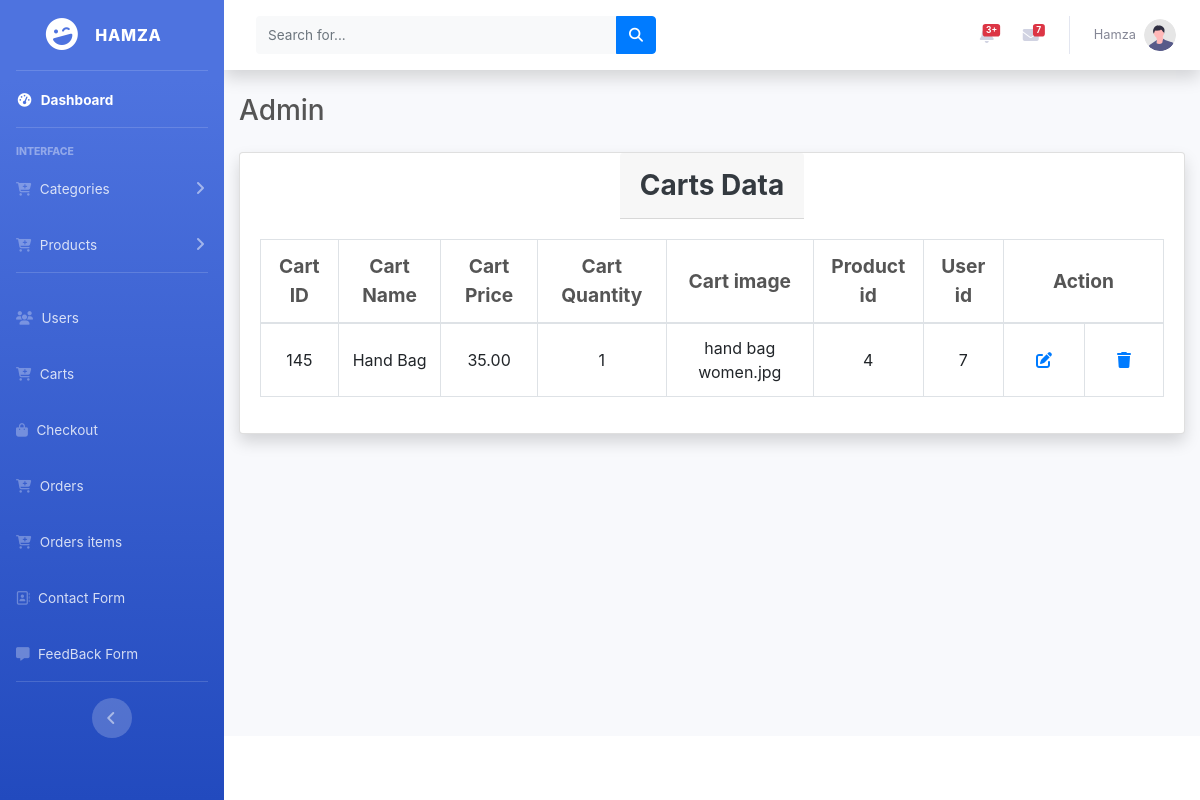
/Admin Dashboard Panel SB/dashboard_index.php?Carts (signed in), run on the app's committed database.
### tables this page shows
CREATE TABLE `cart` (
  `cart_id` int(11) NOT NULL,
  `cart_name` varchar(255) NOT NULL,
  `cart_price` decimal(10,2) NOT NULL,
  `cart_quantity` varchar(255) NOT NULL DEFAULT '1',
  `cart_image` varchar(255) NOT NULL,
  `product_id` int(11) NOT NULL,
  `user_id` int(11) DEFAULT NULL
);

### Admin Dashboard Panel SB/Carts.php (the view, shortened to what this page needs)
<!DOCTYPE html>
<html lang="en">
<head>
    <link href="vendor/fontawesome-free/css/all.min.css" rel="stylesheet" type="text/css">
    <link rel="stylesheet" href="https://cdnjs.cloudflare.com/ajax/libs/font-awesome/6.4.0/css/all.min.css">
    <link href="css/sb-admin-2.min.css" rel="stylesheet">
    <link rel="stylesheet" href="https://cdn.jsdelivr.net/npm/bootstrap@4.4.1/dist/css/bootstrap.min.css">
</head>
<body id="page-top">
    <div class="card shadow mb-4  d-flex justify-content-center align-items-center">
        <div class="card-header py-3">
            <h3 class="m-0 font-weight-bold text-dark">Carts Data</h3>
        </div>
        <div class="card-body">
            <div class="table-responsive">
                <table class="text-center table table-bordered" id="dataTable" width="100%" cellspacing="0">
                    <thead>
                        <tr style="color: #555; font-size: 1.2rem;">
                            <th style="vertical-align: middle;">Cart ID</th>
                            <th style="vertical-align: middle;">Cart Name</th>
                            <th style="vertical-align: middle;">Cart Price</th>
                            <th style="vertical-align: middle;">Cart Quantity</th>
                            <th style="vertical-align: middle;">Cart image</th>
                            <th style="vertical-align: middle;">Product id</th>
                            <th style="vertical-align: middle;">User id</th>
                            <th style="vertical-align: middle;" colspan="2">Action</th>
                        </tr>
                    </thead>
                    <tbody>
                        <?php
                        include 'Connection.php';
                        $select_cart_data = mysqli_query($con, " SELECT * FROM `cart` ");
                        while ($fetch_cart_data = mysqli_fetch_assoc($select_cart_data)) {
                        ?>
                            <tr>
                                <td style="vertical-align: middle;"> <?php echo $fetch_cart_data['cart_id'] ?></td>
                                <td style="vertical-align: middle;"> <?php echo $fetch_cart_data['cart_name'] ?></td>
                                <td style="vertical-align: middle;"> <?php echo $fetch_cart_data['cart_price'] ?></td>
                                <td style="vertical-align: middle;"> <?php echo $fetch_cart_data['cart_quantity'] ?></td>
                                <td style="vertical-align: middle;"> <?php echo $fetch_cart_data['cart_image'] ?></td>
                                <td style="vertical-align: middle;"> <?php echo $fetch_cart_data['product_id'] ?></td>
                                <td style="vertical-align: middle;"> <?php echo $fetch_cart_data['user_id'] ?></td>
                                <td style="vertical-align: middle;"> <a href="#" title="Edit" style="padding: 20px;"><i class="fa-solid fa-pen-to-square"></i></a> </td>
                                <td style="vertical-align: middle;"> <a href="#" title="Remove" style="padding: 20px;"><i class="fa-solid fa-trash"></i></a> </td>
                            </tr>
                        <?php
                        }
                        ?>
                    </tbody>
                </table>
            </div>
        </div>
    </div>
</body>
</html>

### data on the page
cart: cart_id "145", cart_name "Hand Bag", cart_price "35.00", cart_quantity "1", cart_image "hand bag women.jpg", product "4", user "7"

### other printed values
$_SESSION['loginUserName'] "HAMZA"
$_SESSION['loginUserName'] "Hamza"
$_SESSION['loginRole'] "Admin"
